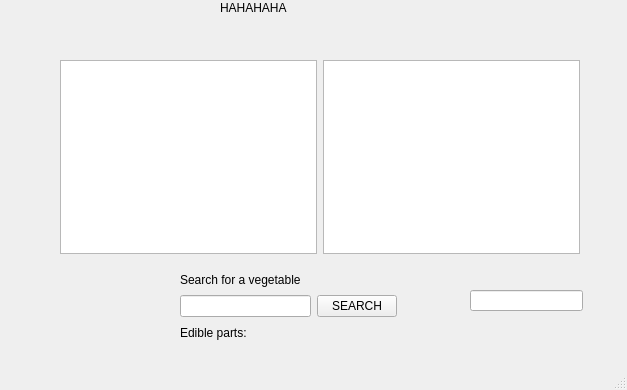
<?xml version="1.0" encoding="UTF-8"?>
<ui version="4.0">
 <class>VegetablesGUI</class>
 <widget class="QMainWindow" name="VegetablesGUI">
  <property name="geometry">
   <rect>
    <x>0</x>
    <y>0</y>
    <width>627</width>
    <height>390</height>
   </rect>
  </property>
  <property name="windowTitle">
   <string>VegetablesGUI</string>
  </property>
  <widget class="QWidget" name="centralwidget">
   <widget class="QWidget" name="layoutWidget">
    <property name="geometry">
     <rect>
      <x>60</x>
      <y>60</y>
      <width>520</width>
      <height>194</height>
     </rect>
    </property>
    <layout class="QHBoxLayout" name="horizontalLayout_2">
     <item>
      <widget class="QListWidget" name="familyNameListWidget"/>
     </item>
     <item>
      <widget class="QListWidget" name="vegetablesListWidget"/>
     </item>
    </layout>
   </widget>
   <widget class="QWidget" name="layoutWidget">
    <property name="geometry">
     <rect>
      <x>180</x>
      <y>270</y>
      <width>217</width>
      <height>72</height>
     </rect>
    </property>
    <layout class="QVBoxLayout" name="verticalLayout">
     <item>
      <widget class="QLabel" name="label">
       <property name="text">
        <string>Search for a vegetable</string>
       </property>
      </widget>
     </item>
     <item>
      <layout class="QHBoxLayout" name="horizontalLayout">
       <item>
        <widget class="QLineEdit" name="vegetableLineEdit"/>
       </item>
       <item>
        <widget class="QPushButton" name="searchButton">
         <property name="text">
          <string>SEARCH</string>
         </property>
        </widget>
       </item>
      </layout>
     </item>
     <item>
      <widget class="QLabel" name="ediblePartsLabel">
       <property name="text">
        <string>Edible parts:</string>
       </property>
      </widget>
     </item>
    </layout>
   </widget>
   <widget class="QLineEdit" name="lineEdit">
    <property name="geometry">
     <rect>
      <x>470</x>
      <y>290</y>
      <width>113</width>
      <height>21</height>
     </rect>
    </property>
   </widget>
   <widget class="QLabel" name="label_2">
    <property name="geometry">
     <rect>
      <x>220</x>
      <y>0</y>
      <width>131</width>
      <height>16</height>
     </rect>
    </property>
    <property name="text">
     <string>HAHAHAHA</string>
    </property>
   </widget>
  </widget>
  <widget class="QMenuBar" name="menubar">
   <property name="geometry">
    <rect>
     <x>0</x>
     <y>0</y>
     <width>627</width>
     <height>22</height>
    </rect>
   </property>
  </widget>
  <widget class="QStatusBar" name="statusbar"/>
 </widget>
 <resources/>
 <connections/>
</ui>
